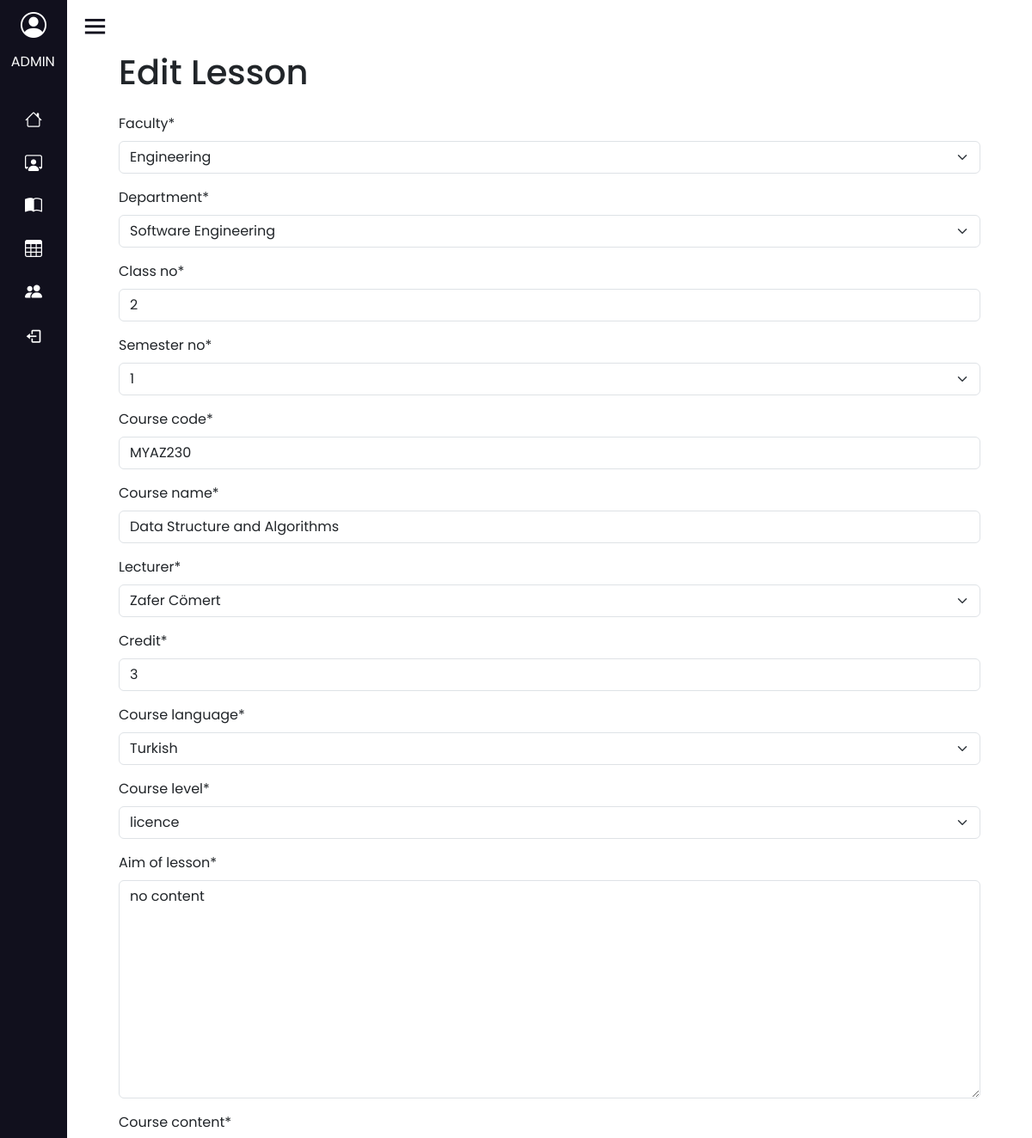
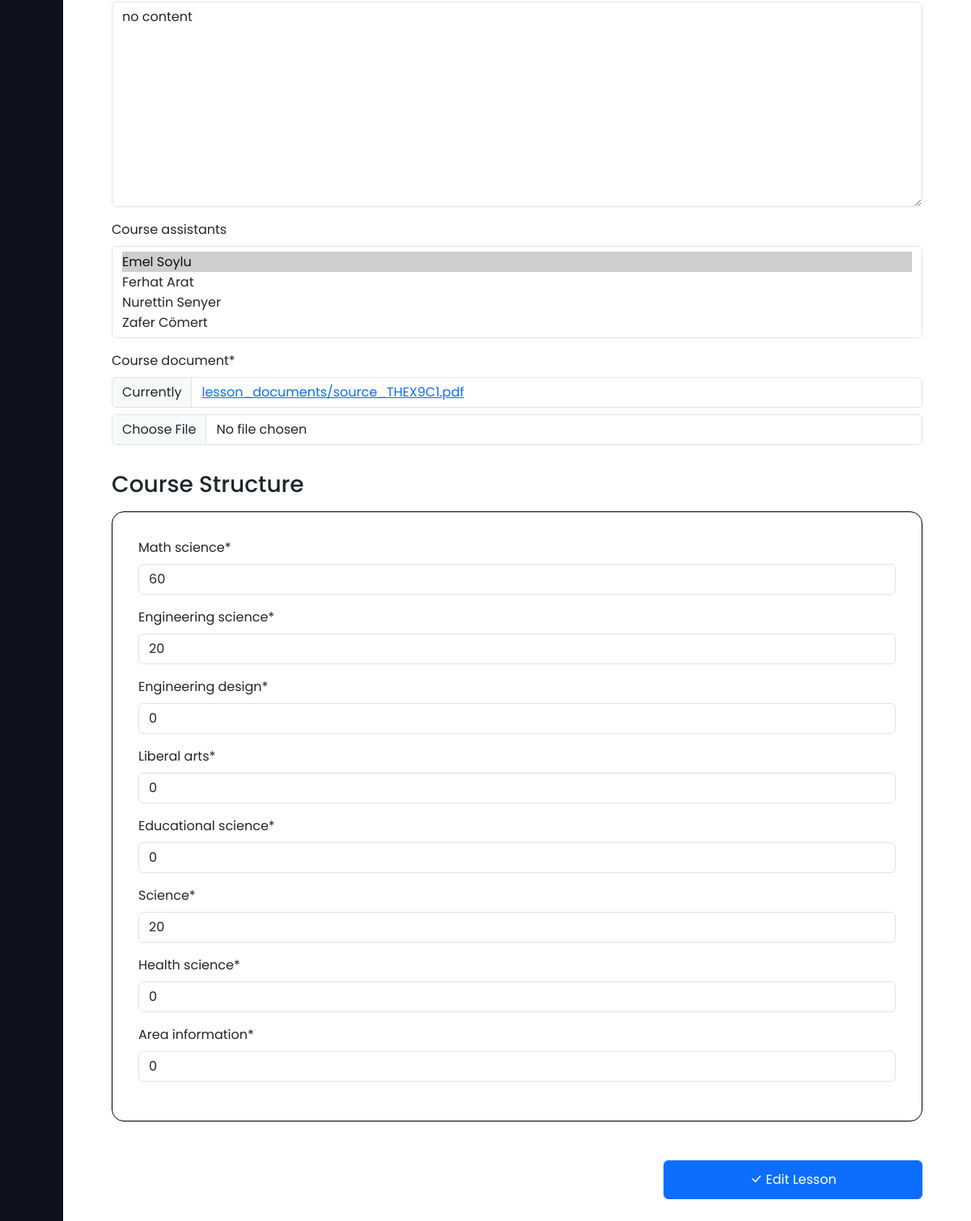
Page /administration/edit-lesson/12 (signed in) on the committed database (2 pictures, top to bottom).
### course_management/models.py (models this page shows, shortened)
class Course(models.Model):
    course_language  = models.CharField(max_length=20 , choices=(('English','English') , ('Turkish','Turkish')), default='Turkish')
    course_level = models.CharField(max_length=200 , choices=(('associate degree','associate degree'),('licence','licence') , ('master degree','master degree'),('doc','doc')), default='licence')
    aim_of_lesson = models.TextField()
    course_content = models.TextField()
    course_assistants = models.ManyToManyField('Personal', related_name='assistants', blank=True)
    course_resources  = models.ManyToManyField(Resource)
    course_structure  = models.OneToOneField(CourseStructure , blank=True , null=True , on_delete=models.SET_NULL)
    course_learning_outcomes = models.ManyToManyField(CourseOutcomes)
    faculty = models.ForeignKey(Faculty, on_delete=models.CASCADE)
    department = models.ForeignKey( Department, on_delete=models.CASCADE)
    class_no= models.IntegerField( default=0 )
    course_code = models.CharField(max_length=15 , default="MYAZ230")
    course_name = models.CharField(max_length=400)
    lecturer = models.ForeignKey('Personal', on_delete= models.SET_NULL , null=True  , related_name='course_set')
    credit = models.IntegerField(default=0)
    course_topics = models.ManyToManyField('CourseTopic' , blank=True )
    midterm_exam = models.IntegerField(  validators=[MaxValueValidator(100)], default=40 ,blank=True)
    final_exam = models.IntegerField( validators=[MaxValueValidator(100)], default=60 ,blank=True, null=True)
    assginment = models.IntegerField( validators=[MaxValueValidator(100)] ,blank=True, null=True)
    practice = models.IntegerField( validators=[MaxValueValidator(100)] ,blank=True, null=True)
    project = models.IntegerField( validators=[MaxValueValidator(100)] ,blank=True, null=True)
    course_document = models.FileField(upload_to='lesson_documents/',null=True)
    semester_choices=(
        ('Spring Semester', 'Spring Semester'),
        ('Fall Semester','Fall Semester')
    )
    semester = models.CharField(max_length=30 , choices=semester_choices , null=True , blank=True)
    _semester_choice = (
        (1,'1'),
        (2,'2'),
        (3,'3'),
        (4,'4'),
        (5,'5'),
        (6,'6'),
        (7,'7'),
        (8,'8'),
    )
    semester_no = models.IntegerField(choices=_semester_choice , default=1)

class CourseStructure(models.Model):
    math_science = models.IntegerField(default=0)
    engineering_science= models.IntegerField(default=0)
    engineering_design = models.IntegerField(default=0)
    liberal_arts = models.IntegerField(default=0)
    educational_science = models.IntegerField(default=0)
    science = models.IntegerField(default=0)
    health_science = models.IntegerField(default=0)
    area_information = models.IntegerField(default=0)

### course_management/views.py (the view, shortened to what this page needs)
# urls.py: path('administration/edit-lesson/<int:id>' , views.edit_lesson , name='edit-lesson'),
@login_required
def edit_lesson(request, id):
    id = int(id)
    if Course.objects.filter(id=id).exists():
        course = Course.objects.get(pk=id)
        course_name = course.course_name
        form = LessonForm(instance=course)
        strcuture_form = CourseStructureForm(instance=course.course_structure)
        return render(request, 'course_management/administration/edit_lesson.html', {'form': form, 'structure_form': strcuture_form})
    return HttpResponse('<center><h1>Something went wrong!</h1></center>')

### course_management/forms.py
class LessonForm(forms.ModelForm):
    class Meta:
        model = Course
        fields = ('faculty', 'department', 'class_no', 'semester_no', 'course_code', 'course_name', 'lecturer', 'credit', 'course_language',
              'course_level',
              'aim_of_lesson',
              'course_content',
              'course_assistants',
              'course_document')

class CourseStructureForm(forms.ModelForm):
    class Meta:
        model = CourseStructure
        fields=[
            'math_science',
            'engineering_science',
            'engineering_design',
            'liberal_arts',
            'educational_science',
            'science',
            'health_science',
            'area_information'
        ]

### course_management/models.py (called while the page is built)
    def __str__(self):
        return self.faculty_name

    def __str__(self):
        return self.department_name

    def __str__(self):
        return self.first_name +" "+self.last_name

### course_management/templates/course_management/administration/edit_lesson.html (shortened to what this page needs)
{% extends 'course_management/administration/admin_home.html' %}
{% load crispy_forms_tags %}
{% block homecontent %}
<div class="container" style="margin-bottom: 3rem;">
    <h1 style="margin-left: 3rem;">
        Edit Lesson
    </h1>
    <form action="" enctype="multipart/form-data" method="POST" style="padding: 3rem; padding-top: 1rem;padding-bottom: 6rem;">
        {{form|crispy}}
        <div style="margin-top: 2rem;">
            <h3>Course Structure</h3>
        </div>
        <div style="border: 1px solid black; margin-top: 1rem; padding: 2rem; border-radius: 15px; margin-bottom: 3rem;">
            {{structure_form|crispy}}
        </div>
        <div style="display: flex; justify-content: right;">
            <button class="btn btn-primary" style="width: 20rem; height: 3rem;" type="submit">
                <i class="bi bi-check-lg"></i>
                Edit Lesson
            </button>
        </div>
    </form>
</div>
{% endblock %}

### course_management/static/css/style.css (style rules this page uses)
* { margin: 0; padding: 0; box-sizing: border-box; font-family: 'Poppins', sans-serif; }

### rows in the picture
Course: faculty "Engineering", department "Software Engineering", class_no "2", semester_no "1", course_code "MYAZ230", course_name "Data Structure and Algorithms", lecturer "Zafer Cömert", credit "3", course_language "Turkish", course_level "licence", aim_of_lesson "no content", course_content "no content"
CourseStructure: math_science "60", engineering_science "20", engineering_design "0", liberal_arts "0", educational_science "0", science "20", health_science "0", area_information "0"
